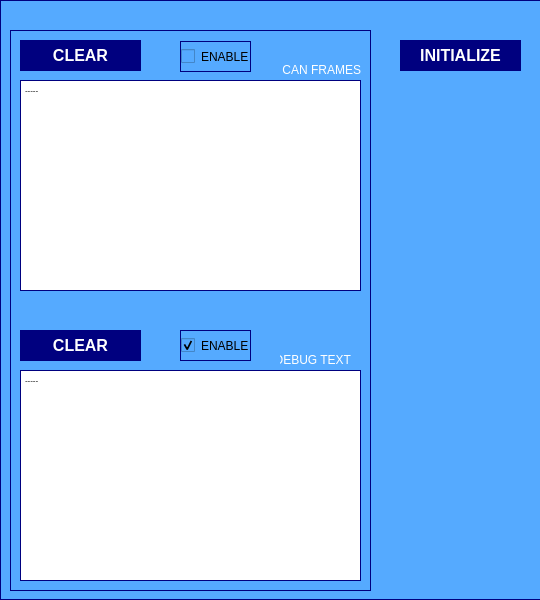
<?xml version="1.0" encoding="UTF-8"?>
<ui version="4.0">
 <class>debugWindow</class>
 <widget class="QWidget" name="debugWindow">
  <property name="geometry">
   <rect>
    <x>0</x>
    <y>0</y>
    <width>540</width>
    <height>600</height>
   </rect>
  </property>
  <property name="windowTitle">
   <string>GENERATOR DEBUG WINDOW</string>
  </property>
  <property name="styleSheet">
   <string notr="true">
background-color: rgb(85, 170, 255);</string>
  </property>
  <widget class="QFrame" name="mainFrame">
   <property name="geometry">
    <rect>
     <x>0</x>
     <y>0</y>
     <width>931</width>
     <height>600</height>
    </rect>
   </property>
   <property name="font">
    <font>
     <pointsize>20</pointsize>
     <bold>true</bold>
    </font>
   </property>
   <property name="styleSheet">
    <string notr="true">border-width: 1px;
border-style: solid; 
border-color: darkblue;
border-color: rgb(0, 0, 127);</string>
   </property>
   <property name="frameShape">
    <enum>QFrame::StyledPanel</enum>
   </property>
   <property name="frameShadow">
    <enum>QFrame::Raised</enum>
   </property>
   <widget class="QFrame" name="connectionFrame_4">
    <property name="geometry">
     <rect>
      <x>10</x>
      <y>30</y>
      <width>361</width>
      <height>561</height>
     </rect>
    </property>
    <property name="styleSheet">
     <string notr="true">border-width: 1px;
border-style: solid; 
border-color: darkblue;
border-color: rgb(0, 0, 127);
</string>
    </property>
    <property name="frameShape">
     <enum>QFrame::StyledPanel</enum>
    </property>
    <property name="frameShadow">
     <enum>QFrame::Raised</enum>
    </property>
    <widget class="QPlainTextEdit" name="canText">
     <property name="geometry">
      <rect>
       <x>10</x>
       <y>50</y>
       <width>341</width>
       <height>211</height>
      </rect>
     </property>
     <property name="font">
      <font>
       <pointsize>6</pointsize>
      </font>
     </property>
     <property name="styleSheet">
      <string notr="true">background-color: rgb(255, 255, 255);
color: rgb(0, 0, 0);
</string>
     </property>
     <property name="plainText">
      <string>-----
</string>
     </property>
    </widget>
    <widget class="QPushButton" name="logClearButton">
     <property name="geometry">
      <rect>
       <x>10</x>
       <y>10</y>
       <width>121</width>
       <height>31</height>
      </rect>
     </property>
     <property name="font">
      <font>
       <pointsize>12</pointsize>
       <bold>true</bold>
      </font>
     </property>
     <property name="styleSheet">
      <string notr="true">background-color: rgb(0, 0, 127);
color: rgb(255, 255, 255);
border-width: 0px;
</string>
     </property>
     <property name="text">
      <string>CLEAR</string>
     </property>
    </widget>
    <widget class="QCheckBox" name="logEnableCheck">
     <property name="geometry">
      <rect>
       <x>170</x>
       <y>11</y>
       <width>71</width>
       <height>31</height>
      </rect>
     </property>
     <property name="text">
      <string>ENABLE</string>
     </property>
    </widget>
    <widget class="QPlainTextEdit" name="debugText">
     <property name="geometry">
      <rect>
       <x>10</x>
       <y>340</y>
       <width>341</width>
       <height>211</height>
      </rect>
     </property>
     <property name="font">
      <font>
       <pointsize>6</pointsize>
      </font>
     </property>
     <property name="styleSheet">
      <string notr="true">background-color: rgb(255, 255, 255);
color: rgb(0, 0, 0);
</string>
     </property>
     <property name="plainText">
      <string>-----
</string>
     </property>
    </widget>
    <widget class="QPushButton" name="debugClearButton">
     <property name="geometry">
      <rect>
       <x>10</x>
       <y>300</y>
       <width>121</width>
       <height>31</height>
      </rect>
     </property>
     <property name="font">
      <font>
       <pointsize>12</pointsize>
       <bold>true</bold>
      </font>
     </property>
     <property name="styleSheet">
      <string notr="true">background-color: rgb(0, 0, 127);
color: rgb(255, 255, 255);
border-width: 0px;
</string>
     </property>
     <property name="text">
      <string>CLEAR</string>
     </property>
    </widget>
    <widget class="QLabel" name="label_16">
     <property name="geometry">
      <rect>
       <x>270</x>
       <y>320</y>
       <width>71</width>
       <height>20</height>
      </rect>
     </property>
     <property name="styleSheet">
      <string notr="true">
color: rgb(255, 255, 255);
border-width: 0px;
</string>
     </property>
     <property name="text">
      <string>DEBUG TEXT</string>
     </property>
     <property name="alignment">
      <set>Qt::AlignRight|Qt::AlignTrailing|Qt::AlignVCenter</set>
     </property>
    </widget>
    <widget class="QCheckBox" name="debugEnable">
     <property name="geometry">
      <rect>
       <x>170</x>
       <y>300</y>
       <width>71</width>
       <height>31</height>
      </rect>
     </property>
     <property name="text">
      <string>ENABLE</string>
     </property>
     <property name="checked">
      <bool>true</bool>
     </property>
    </widget>
    <widget class="QLabel" name="label_17">
     <property name="geometry">
      <rect>
       <x>270</x>
       <y>30</y>
       <width>81</width>
       <height>20</height>
      </rect>
     </property>
     <property name="styleSheet">
      <string notr="true">
color: rgb(255, 255, 255);
border-width: 0px;
</string>
     </property>
     <property name="text">
      <string>CAN FRAMES</string>
     </property>
     <property name="alignment">
      <set>Qt::AlignRight|Qt::AlignTrailing|Qt::AlignVCenter</set>
     </property>
    </widget>
   </widget>
   <widget class="QPushButton" name="initButton">
    <property name="geometry">
     <rect>
      <x>400</x>
      <y>40</y>
      <width>121</width>
      <height>31</height>
     </rect>
    </property>
    <property name="font">
     <font>
      <pointsize>12</pointsize>
      <bold>true</bold>
     </font>
    </property>
    <property name="styleSheet">
     <string notr="true">background-color: rgb(0, 0, 127);
color: rgb(255, 255, 255);
border-width: 0px;
</string>
    </property>
    <property name="text">
     <string>INITIALIZE</string>
    </property>
   </widget>
  </widget>
 </widget>
 <resources/>
 <connections/>
</ui>
